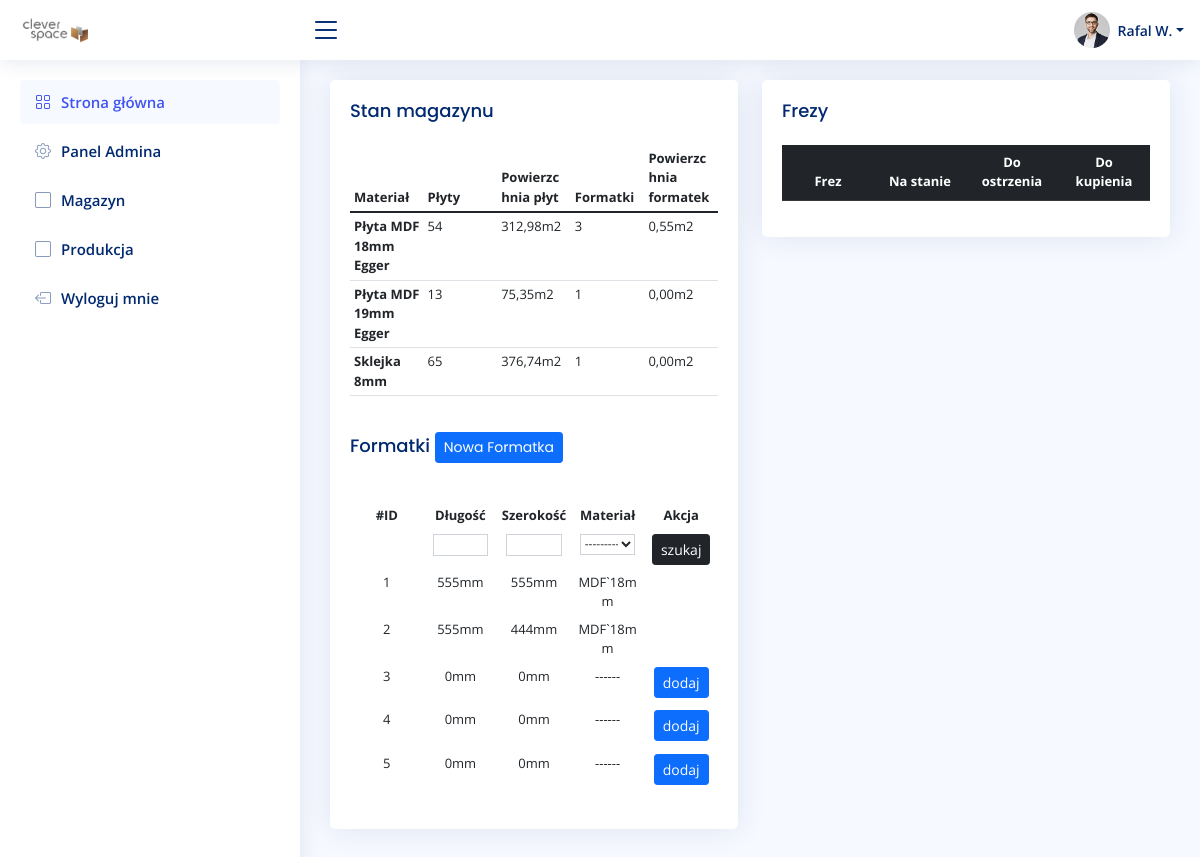
The app's page /stock/ (signed in), older data.
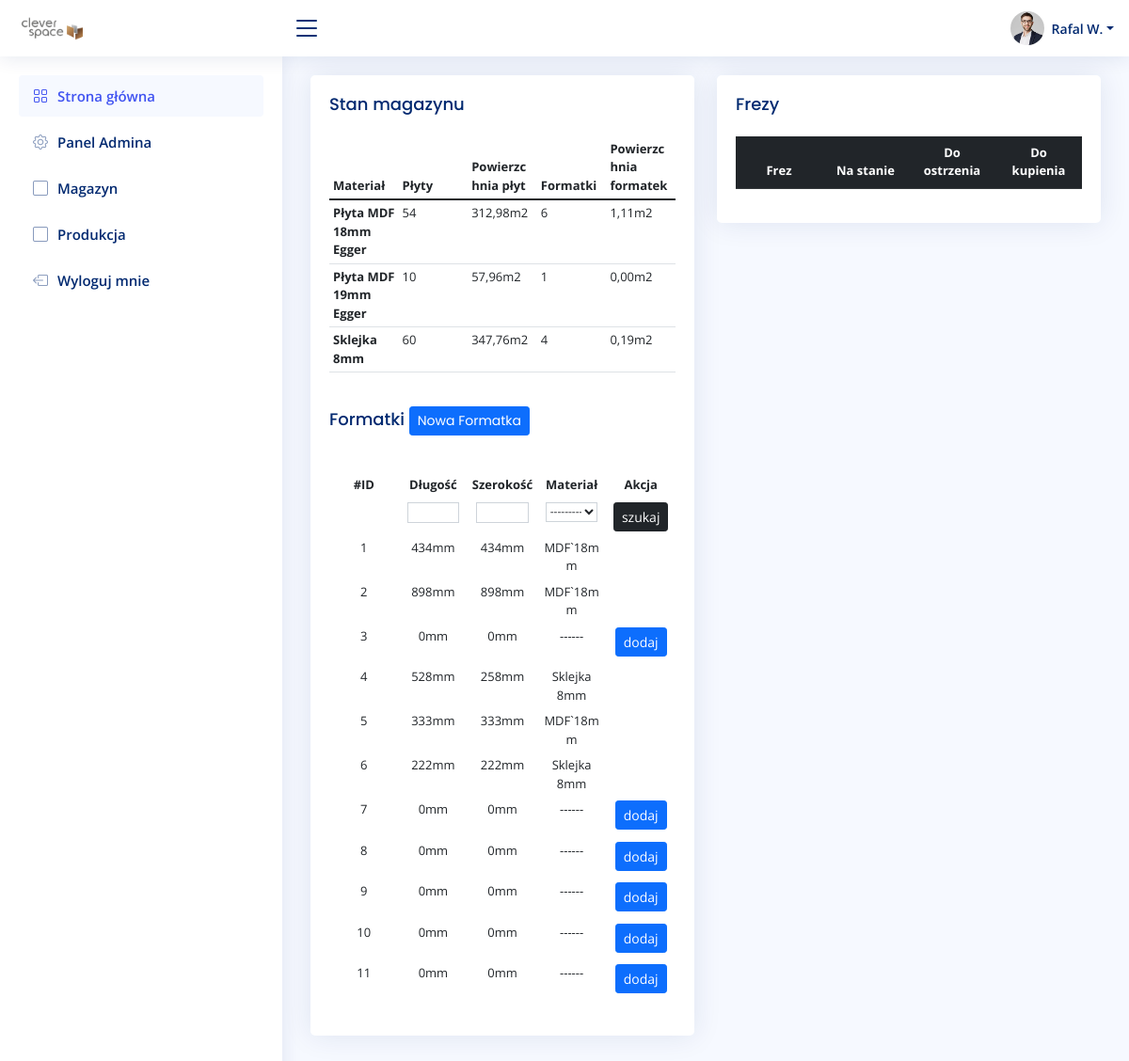
The same page, newer data.
### order/models.py (models this page shows)
class Material(models.Model):
    short_name = models.CharField(max_length=255, blank=False, null=True)
    name = models.CharField(max_length=255, blank=False, null=True)
    quantity = models.SmallIntegerField(default=0, blank=False, null=True)
    material_area = models.DecimalField(default=Decimal('5.796'), decimal_places=4, blank=False, max_digits=10)
    class Meta:
        verbose_name = "materiał"
        verbose_name_plural = "materiały"
    def __str__(self):
        return self.short_name
    def caluclate_material(self):
        return self.quantity * self.material_area
    def caluclate_area(self):
        material = Material.objects.get(short_name=self.short_name)
        total_area = 0
        for stock in material.stocks.all():
            result = stock.length * stock.width / 1000000
            total_area += result
        return total_area

### stock/models.py (models this page shows, shortened)
class Stock(models.Model):
    length = IntegerRangeField(min_value=50, max_value=2800, null=True)
    width = IntegerRangeField(min_value=50, max_value=2070, null=True)
    material = models.ForeignKey(Material, null=False, on_delete=models.CASCADE, related_name="stocks")

### stock/views.py (the view)
# urls.py: path('', staff_member_required(views.StockView.as_view()), name='stock'),
class StockView(ListView):
    model = Stock
    template_name = 'stock/home.html'
    def get_context_data(self, **kwargs):
        context = super().get_context_data(**kwargs)
        context.update({
            'filter': StockFilter(self.request.GET, queryset=self.get_queryset()),
            'materials': Material.objects.all().order_by('name'),
            'cutters': Cutter.objects.all().order_by('-name'),
            })
        return context

### stock/templates/stock/home.html (shortened to what this page needs)
{% extends 'main.html' %}
{% load static %}
{% block content %}
<div class="row">
  <div class="col-sm-6">
    <div class="card recent-sales">
      <div class="card-body">
        <h5 class="card-title">Stan magazynu </h5>
        <table class="table table-hover table-sm text-left" style="text-align: left">
          <thead>
            <tr>
              <th scope="col">Materiał</th>
              <th scope="col">Płyty</th>
              <th scope="col">Powierzchnia płyt</th>
              <th scope="col">Formatki</th>
              <th scope="col">Powierzchnia formatek</th>
            </tr>
          </thead>
          <tbody>
            {% for material in materials %}
            <tr>
              <th scope="col">{{ material.name }}</th>
              <td scope="col">{{ material.quantity }}</td>
              <td scope="col">{{ material.caluclate_material|floatformat:2 }}m2</td>
              <td scope="col">{{ material.stocks.count }}</td>
              <td scope="col">{{ material.caluclate_area|floatformat:2 }}m2</td>
            </tr>
            {% endfor %}
         </tbody>
       </table>
        <h5 class="card-title">Formatki <a href="{% url 'create-stock' %}"><button class="btn btn-primary btn-sm">Nowa Formatka</button></a></h5>
       <div class="dataTable-top"></div>
       <div class="table-responsive">
        <table class="table table-borderless table-hover table-sm">
          {% include 'stock/search.html' %}
          <thead>
            <tr>
              <th scope="col">#ID</th>
              <th scope="col">Długość</th>
              <th scope="col">Szerokość</th>
              <th scope="col">Materiał</th>
              <th scope="col">Akcja</th>
            </tr>
          </thead>
          <tbody>
            {% for stock in filter.qs %}
            <tr>
              <td scope="row">{{ stock.id }}</td>
              <td>{{ stock.length }}mm</td>
              <td>{{ stock.width }}mm</td>
              {% if stock.length == 0 %}
              <td><p>------</p></td>
              {% else %}
              <td>{{ stock.material }}</td>
              {% endif %}
              <td>
                {% if stock.length == 0 %}
                <a href="{% url 'add-stock' stock.id %}"><button type="button" class="btn btn-primary btn-sm">dodaj</button></a>
                {% endif %}
              </td>
            </tr>
            {% endfor %}
          </tbody>
        </table>
      </div>
      </div>
    </div>
  </div>
  <div class="col-sm-6">
    <div class="card recent-sales">
      <div class="card-body">
        <h5 class="card-title">Frezy</h5>
        <table class="table table-dark">
                <thead>
                  <tr>
                    <th scope="col">Frez</th>
                    <th scope="col">Na stanie</th>
                    <th scope="col">Do ostrzenia</th>
                    <th scope="col">Do kupienia</th>
                  </tr>
                </thead>
              </table>
      </div>
    </div>
  </div>
</div>
{% endblock %}

Row changes from the older to the newer data that the page shows:
changed through a linked row, Material "Płyta MDF 18mm Egger": stocks.count "3" → "6"; caluclate_area "0,55" → "1,11"
changed Material "Płyta MDF 19mm Egger": quantity "13" → "10"; caluclate_material "75,35" → "57,96"
changed Material "Sklejka 8mm": quantity "65" → "60"; caluclate_material "376,74" → "347,76"; stocks.count "1" → "4"; caluclate_area "0,00" → "0,19"
changed Stock id 1: length "555" → "434"; width "555" → "434"
changed Stock id 2: length "555" → "898"; width "444" → "898"
changed Stock id 4: length "0" → "528"; width "0" → "258"; material (not shown) → "Sklejka 8mm"; no longer shows "------ dodaj"
changed Stock id 5: length "0" → "333"; width "0" → "333"; material (not shown) → "MDF`18mm"; no longer shows "------ dodaj"
added Stock: id "6", length "222", width "222", material "Sklejka 8mm"
added Stock: id "7", length "0", width "0", shows "dodaj"
added Stock: id "8", length "0", width "0", shows "dodaj"
added Stock: id "9", length "0", width "0", shows "dodaj"
added Stock: id "10", length "0", width "0", shows "dodaj"
added Stock: id "11", length "0", width "0", shows "dodaj"
